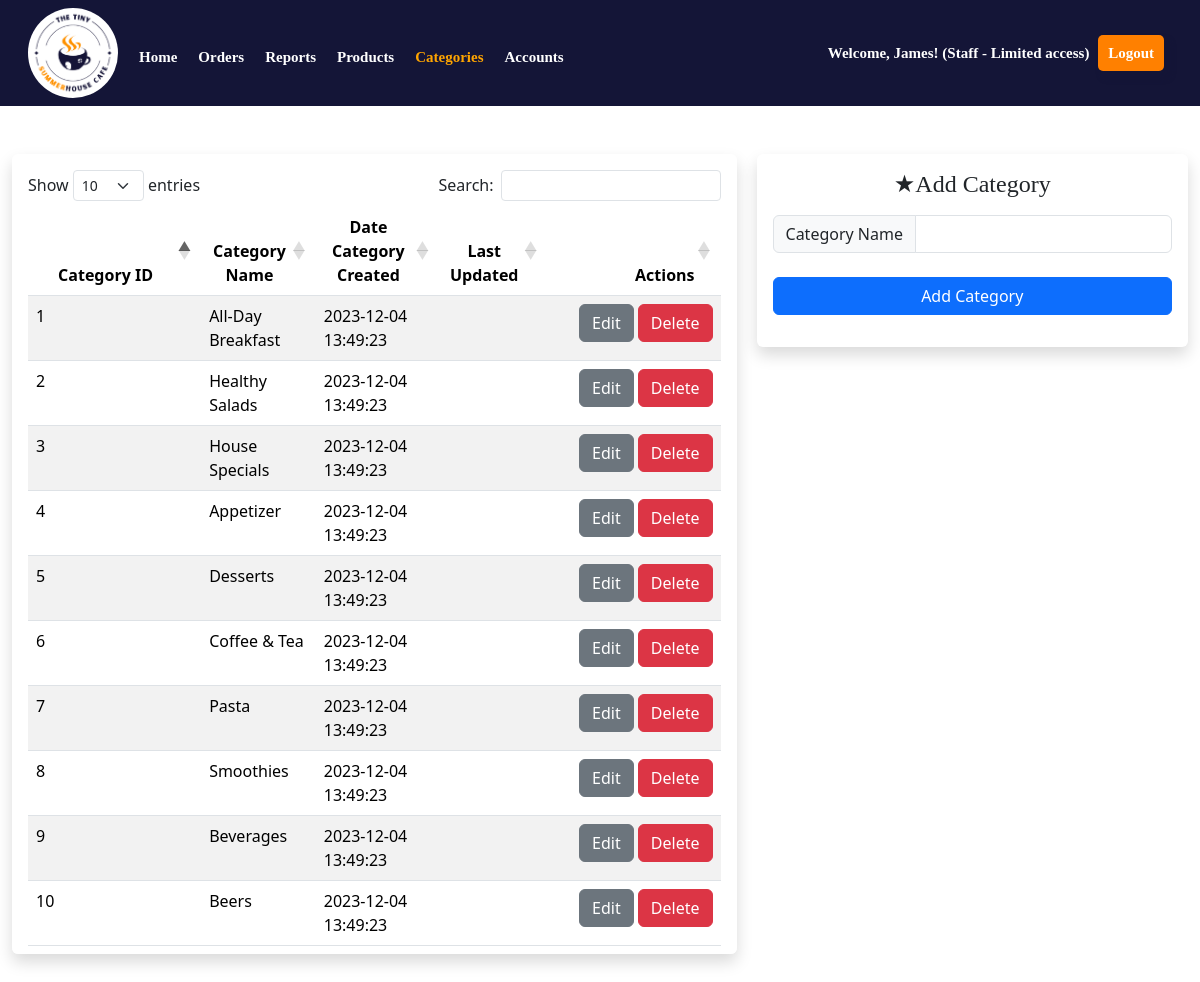
Page /admin/categories.php (signed in) on the committed database.
### tables this page shows
CREATE TABLE `categories` (
  `category_id` int(11) NOT NULL,
  `category_name` varchar(255) NOT NULL,
  `created_at` datetime NOT NULL DEFAULT current_timestamp(),
  `updated_at` datetime DEFAULT NULL
);

### admin/source.php (called while the page is built, shortened)
<?php
    $categorySql = "SELECT * FROM categories";
    $categoryResults = mysqli_query($conn, $categorySql);
    if($categoryResults -> num_rows > 0){
        while($rows = $categoryResults -> fetch_array()){
            $categories[] = $rows;
        }
    }
?>

### admin/categories.php (the view, shortened to what this page needs)
<?php
    require("../connection/connection.php");
    require("source.php");
?>
<!DOCTYPE html>
<html lang="en">
<head>
    <link rel="stylesheet" href="mystyles.css">
    <link rel="stylesheet" href="../api/datatable.css">
</head>
<body>
    <header class="p-2 header-style">
            <div class="container-fluid">
                <div class="d-flex flex-wrap align-items-center justify-content-center justify-content-lg-start head-nav">
                <a href="admin.php" class="nav-link px-2 text-white" id="logo2"><img src="../images/logo.png" alt="logo" style="height: 90px;width: 90px;border-radius: 50%;object-fit: contain"></a>
                    <ul class="nav col-12 col-lg-auto me-lg-auto mb-2 justify-content-center mb-md-0" id="nav">
                    <li class="nav-bar mt-2"><a href="admin.php" class="nav-link px-2 text-white">Home</a></li>
                    <li class="nav-bar mt-2"><a href="orders.php" class="nav-link px-2 text-white">Orders</a></li>
                    <li class="nav-bar mt-2"><a href="reports.php" class="nav-link px-2 text-white">Reports</a></li>
                    <li class="nav-bar mt-2"><a href="products.php" class="nav-link px-2 text-white">Products</a></li>
                    <li class="nav-bar mt-2"><a href="categories.php" class="nav-link px-2" id="active">Categories</a></li>
                    <li class="nav-bar mt-2"><a href="accounts.php" class="nav-link px-2 text-white">Accounts</a></li>
                    </ul>
                    <div class="text-end">
                    <form class="col-12 col-lg-auto mb-3 mb-lg-0 me-lg-3" id="welcome" role="search">
                    <span class="text-white welcome">Welcome, <?php echo $_SESSION['displayName']."! "."(".$_SESSION['roleType']." - ".$_SESSION['roleDes'].")" ?></span>
                    <a class="btn-log" href="../logout.php">Logout</a>
                    </div>
                </div>
            </div>
    </header>
    <div class="container-fluid mt-5" id="container">
        <div class="flow shadow p-3 mb-5 bg-body rounded">
            <table id="example" class="table table-striped" style="width:100%">
                <thead>
                    <tr>
                        <th class="text-center">Category ID</th>
                        <th class="text-center">Category Name</th>
                        <th class="text-center">Date Category Created</th>
                        <th class="text-center">Last Updated</th>
                        <th class="text-end">Actions</th>
                    </tr>
                </thead>
                <tbody>
                        <?php foreach($categories as $rows){
                        ?>
                    <tr>
                        <td width="25%"><?php echo $rows['category_id']; ?></td>
                        <td><?php echo $rows['category_name']; ?></td>
                        <td><?php echo $rows['created_at']; ?></td>
                        <td><?php echo $rows['updated_at']; ?></td>
                        <td class="text-end" width="25%"><form action="categories.php?id=<?php echo $rows['category_id']; ?>" method="POST">
                        <button type="submit" name="catEdit" class="btn btn-secondary" value="<?php echo $rows['category_id'];?>">Edit</button>
                        <button type="submit" id="del" class="btn btn-danger" name="deleteCat">Delete</button></form></td>
                    </tr>
                        <?php } ?>
                </tbody>
            </table>
            </div>
            <form action="<?php htmlspecialchars($_SERVER["PHP_SELF"]) ?>" method="POST">
                <div class="shadow p-3 mb-5 bg-body rounded">
                <h4 class="text-center sunborn">★Add Category</h4>
                <div>
                <div class="input-group mt-3">
                    <span class="input-group-text">Category Name</span>
                    <input type="text" class="form-control"  name="catName" required>
                </div>
                <div class="d-grid gap-2 mt-4">
                    <button class="btn btn-primary" type="submit" name="addCat">Add Category</button>
                </div>
                </div>
            </form>
        </div>
</body>
</html>

### admin/mystyles.css (style rules this page uses)
.sunborn { font-family: sunborn; }
body { background-color: #fff; margin: 0; padding: 0; font-family: sans-serif; }
.header-style { background-color: rgba(20, 21, 55); font-family: gotham; font-size: 15px; font-weight: bold; }
#active { color: orange; }
.btn-log { text-decoration: none; padding: 10px; background-color: rgb(255, 128, 0); box-shadow: 5px 6px 6px rgba(20, 21, 55); color: #fff; border: none; border-radius: 5px; cursor: pointer; font-size: 15px; transition: background-color 0.2s ease-in-out; }
.welcome { margin-right: 5px; }
.nav-bar { margin-left: 5px; }

### admin/categories.php (style rules this page uses)
#container { display: grid; grid-template-columns: auto auto; column-gap: 20px; }
.flow { overflow-y: scroll; max-height: 800px; }

### rows in the picture
categories: category_id "1", category_name "All-Day Breakfast", created_at "2023-12-04 13:49:23"
categories: category_id "2", category_name "Healthy Salads", created_at "2023-12-04 13:49:23"
categories: category_id "3", category_name "House Specials", created_at "2023-12-04 13:49:23"
categories: category_id "4", category_name "Appetizer", created_at "2023-12-04 13:49:23"
categories: category_id "5", category_name "Desserts", created_at "2023-12-04 13:49:23"
categories: category_id "6", category_name "Coffee & Tea", created_at "2023-12-04 13:49:23"
categories: category_id "7", category_name "Pasta", created_at "2023-12-04 13:49:23"
categories: category_id "8", category_name "Smoothies", created_at "2023-12-04 13:49:23"
categories: category_id "9", category_name "Beverages", created_at "2023-12-04 13:49:23"
categories: category_id "10", category_name "Beers", created_at "2023-12-04 13:49:23"

### other values in the picture
$_SESSION['displayName'] "James"
$_SESSION['roleType'] "Staff"
$_SESSION['roleDes'] "Limited access"
